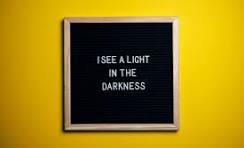
#> input picture Image-to-text-convertor-for-visually-disabled-people-main/Image-to-text-convertor-for-visually-disabled-people-main/image text/resources/sample_image.jpeg, 244 x 148 px
$ python -i image_processing.py   (imports and definitions only)
#> lines starting #> are read from the running program, lines starting #| are printed output that depends on the picture; after the words box and inside, x2 and y2 are one past the last pixel; in counts of white or black regions, pixels touching at a corner belong together
import cv2

def preprocess_image(image_path):
    """
    Preprocess the image to improve OCR accuracy.
    This includes grayscale conversion, thresholding, and denoising.
    """
#> called with image_path = '../resources/sample_image.jpeg'
    image = cv2.imread(image_path)
#> image is the input picture: shape (148, 244, 3); mean B, G, R 18.7, 125.8, 153.2
    gray_image = cv2.cvtColor(image, cv2.COLOR_BGR2GRAY)
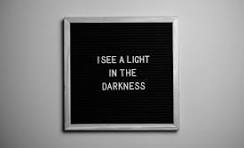
#> gray_image: shape (148, 244); min 0, max 241, mean 121.8
    blurred_image = cv2.GaussianBlur(gray_image, (5, 5), 0)
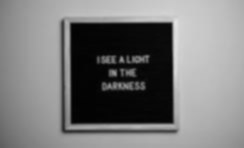
#> blurred_image: shape (148, 244); min 2, max 227, mean 121.8
    _, thresh_image = cv2.threshold(blurred_image, 150, 255, cv2.THRESH_BINARY)
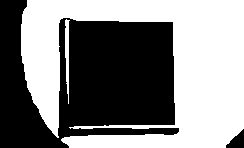
#> thresh_image: shape (148, 244); 51.7% white; 2 black regions, box (x1, y1, x2, y2) and area: (0, 0, 179, 148) 17231, (226, 129, 244, 148) 197
    return thresh_image

>>> result = preprocess_image('../resources/sample_image.jpeg')
